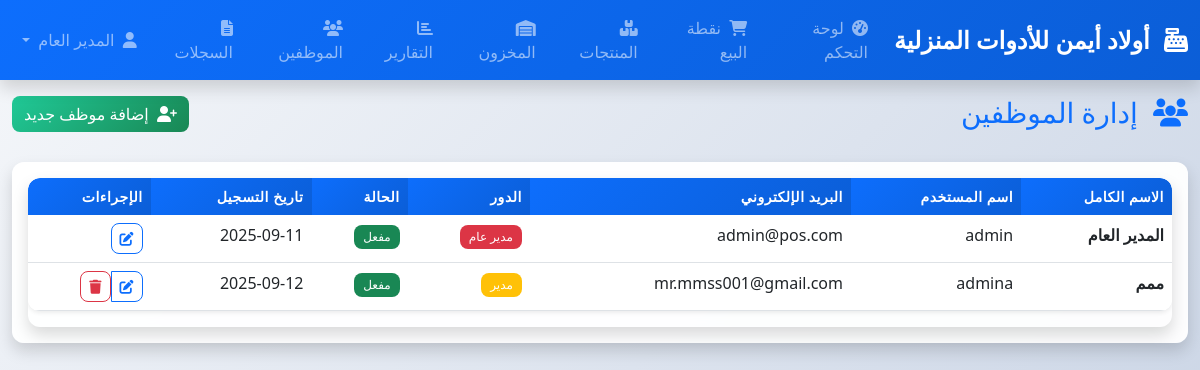
Page /employees (signed in) on the committed database.
### models.py (models this page shows)
class Employee(UserMixin, db.Model):
    id = db.Column(db.Integer, primary_key=True)
    username = db.Column(db.String(64), unique=True, nullable=False)
    email = db.Column(db.String(120), unique=True, nullable=False)
    full_name = db.Column(db.String(100), nullable=False)
    password_hash = db.Column(db.String(256), nullable=False)
    role = db.Column(db.String(20), nullable=False, default='cashier')
    is_active = db.Column(db.Boolean, default=True)
    created_at = db.Column(db.DateTime, default=datetime.utcnow)
    sales = db.relationship('Sale', backref='employee', lazy=True)
    inventory_movements = db.relationship('InventoryMovement', backref='employee', lazy=True)
    def has_permission(self, permission):
        permissions = {
            'admin': ['manage_employees', 'manage_inventory', 'view_reports', 'make_sales', 'manage_products'],
            'manager': ['manage_inventory', 'view_reports', 'edit_products', 'make_sales', 'manage_products'],
            'cashier': ['make_sales']
        }
        return permission in permissions.get(self.role, [])

### routes.py (the view, shortened to what this page needs)
@app.route('/employees', methods=['GET', 'POST'])
@login_required
def employees():
    if not current_user.has_permission('manage_employees'):
        flash('ليس لديك صلاحية لإدارة الموظفين', 'error')
        return redirect(url_for('dashboard'))
    employees = Employee.query.all()
    return render_template('employees.html', employees=employees)

### app.py (called while the page is built)
@login_manager.user_loader
def load_user(user_id):
    from models import Employee
    return Employee.query.get(int(user_id))

### templates/employees.html (shortened to what this page needs)
{% extends "base.html" %}
{% block content %}
<div class="row mb-4">
    <div class="col">
        <h1 class="h3 text-primary">
            <i class="fas fa-users me-2"></i>
            إدارة الموظفين
        </h1>
    </div>
    <div class="col-auto">
        <button class="btn btn-success" data-bs-toggle="modal" data-bs-target="#addEmployeeModal">
            <i class="fas fa-user-plus me-1"></i>
            إضافة موظف جديد
        </button>
    </div>
</div>
<div class="card">
    <div class="card-body">
        {% if employees %}
        <div class="table-responsive">
            <table class="table table-hover">
                <thead class="table-dark">
                    <tr>
                        <th>الاسم الكامل</th>
                        <th>اسم المستخدم</th>
                        <th>البريد الإلكتروني</th>
                        <th>الدور</th>
                        <th>الحالة</th>
                        <th>تاريخ التسجيل</th>
                        <th>الإجراءات</th>
                    </tr>
                </thead>
                <tbody>
                    {% for employee in employees %}
                    <tr>
                        <td><strong>{{ employee.full_name }}</strong></td>
                        <td>{{ employee.username }}</td>
                        <td>{{ employee.email }}</td>
                        <td>
                            {% if employee.role == 'admin' %}
                                <span class="badge bg-danger">مدير عام</span>
                            {% elif employee.role == 'manager' %}
                                <span class="badge bg-warning">مدير</span>
                            {% else %}
                                <span class="badge bg-primary">كاشير</span>
                            {% endif %}
                        </td>
                        <td>
                            {% if employee.is_active %}
                                <span class="badge bg-success">مفعل</span>
                            {% else %}
                                <span class="badge bg-secondary">غير مفعل</span>
                            {% endif %}
                        </td>
                        <td>{{ employee.created_at.strftime('%Y-%m-%d') }}</td>
                        <td>
                            <div class="btn-group" role="group">
                                {% if current_user.has_permission('manage_employees') %}
                                <button type="button" class="btn btn-sm btn-outline-primary"
                                        data-bs-toggle="modal" data-bs-target="#editEmployeeModal{{ employee.id }}">
                                    <i class="fas fa-edit"></i>
                                </button>
                                {% endif %}
                                {% if employee.id != current_user.id and current_user.has_permission('manage_employees') %}
<form method="POST" action="{{ url_for('delete_employee', employee_id=employee.id) }}" style="display:inline;" onsubmit="return confirm('هل أنت متأكد من حذف الموظف؟');">
    <button type="submit" class="btn btn-sm btn-outline-danger">
        <i class="fas fa-trash"></i>
    </button>
</form>
{% endif %}
                            </div>
                        </td>
                    </tr>
                    {% endfor %}
                </tbody>
            </table>
        </div>
        {% else %}
        <div class="text-center py-5">
            <i class="fas fa-users fa-3x text-muted mb-3"></i>
            <h5>لا يوجد موظفين</h5>
            <p class="text-muted">لم يتم إضافة أي موظفين حتى الآن</p>
        </div>
        {% endif %}
    </div>
</div>
{% endblock %}

### templates/base.html (shortened to what this page needs)
<!DOCTYPE html>
<html lang="ar" dir="rtl">
<head>
    <link href="https://cdn.jsdelivr.net/npm/bootstrap@5.3.0/dist/css/bootstrap.rtl.min.css" rel="stylesheet">
    <link href="https://cdnjs.cloudflare.com/ajax/libs/font-awesome/6.4.0/css/all.min.css" rel="stylesheet">
    <link href="{{ url_for('static', filename='css/style.css') }}" rel="stylesheet">
</head>
<body>
    {% if current_user.is_authenticated %}
    <nav class="navbar navbar-expand-lg navbar-dark bg-primary sticky-top">
        <div class="container-fluid">
            <a class="navbar-brand" href="{{ url_for('dashboard') }}">
                <i class="fas fa-cash-register me-2"></i>
                  أولاد أيمن للأدوات المنزلية
            </a>
            <div class="collapse navbar-collapse" id="navbarNav">
                <ul class="navbar-nav me-auto">
                    <li class="nav-item">
                        <a class="nav-link" href="{{ url_for('dashboard') }}">
                            <i class="fas fa-tachometer-alt me-1"></i> لوحة التحكم
                        </a>
                    </li>
                    {% if current_user.has_permission('make_sales') %}
                    <li class="nav-item">
                        <a class="nav-link" href="{{ url_for('pos') }}">
                            <i class="fas fa-shopping-cart me-1"></i> نقطة البيع
                        </a>
                    </li>
                    {% endif %}
                    {% if current_user.has_permission('manage_products') %}
                    <li class="nav-item">
                        <a class="nav-link" href="{{ url_for('products') }}">
                            <i class="fas fa-boxes me-1"></i> المنتجات
                        </a>
                    </li>
                    {% endif %}
                    {% if current_user.has_permission('manage_inventory') %}
                    <li class="nav-item">
                        <a class="nav-link" href="{{ url_for('inventory') }}">
                            <i class="fas fa-warehouse me-1"></i> المخزون
                        </a>
                    </li>
                    {% endif %}
                    {% if current_user.has_permission('view_reports') %}
                    <li class="nav-item">
                        <a class="nav-link" href="{{ url_for('sales_report') }}">
                            <i class="fas fa-chart-bar me-1"></i> التقارير
                        </a>
                    </li>
                    {% endif %}
                    {% if current_user.has_permission('manage_employees') %}
                    <li class="nav-item">
                        <a class="nav-link" href="{{ url_for('employees') }}">
                            <i class="fas fa-users me-1"></i> الموظفين
                        </a>
                    </li>
                    <li class="nav-item">
                        <a class="nav-link" href="{{ url_for('logs') }}">
                            <i class="fas fa-file-alt me-1"></i> السجلات
                        </a>
                    </li>
                    {% endif %}
                </ul>
                <ul class="navbar-nav">
                    <li class="nav-item dropdown">
                        <a class="nav-link dropdown-toggle" href="#" role="button" data-bs-toggle="dropdown">
                            <i class="fas fa-user me-1"></i> {{ current_user.full_name }}
                        </a>
                    </li>
                </ul>
            </div>
        </div>
    </nav>
    {% endif %}
    <main class="container-fluid my-3">
        {% block content %}{% endblock %}
    </main>
</body>
</html>

### static/css/style.css (style rules this page uses)
:root { --primary-color: #0d6efd; --primary-dark: #0b5ed7; --primary-light: #6ea8fe; --secondary-color: #6c757d; --success-color: #198754; --warning-color: #ffc107; --danger-color: #dc3545; --info-color: #0dcaf0; --light-color: #f8f9fa; --dark-color: #212529; --gradient-primary: linear-gradient(135deg, var(--primary-color) 0%, var(--primary-dark) 100%); --gradient-success: linear-gradient(135deg, #20c997 0%, var(--success-color) 100%); --gradient-warning: linear-gradient(135deg, #fd7e14 0%, var(--warning-color) 100%); --gradient-info: linear-gradient(135deg, #17a2b8 0%, var(--info-color) 100%); --gradient-light: linear-gradient(135deg, #f8f9fa 0%, #e9ecef 100%); --shadow-sm: 0 .125rem .25rem rgba(0, 0, 0, .075); --shadow: 0 .5rem 1rem rgba(0, 0, 0, .15); --shadow-lg: 0 1rem 3rem rgba(0, 0, 0, .175); --border-radius: 0.75rem; --border-radius-sm: 0.5rem; --border-radius-lg: 1rem; }
body { font-family: 'Segoe UI', Tahoma, Geneva, Verdana, sans-serif; background: linear-gradient(135deg, #f5f7fa 0%, #c3cfe2 100%); min-height: 100vh; direction: rtl; text-align: right; }
.card { border: none; border-radius: var(--border-radius); box-shadow: var(--shadow); transition: all 0.3s ease; background: rgba(255, 255, 255, 0.95); backdrop-filter: blur(10px); }
.navbar { box-shadow: var(--shadow); background: var(--gradient-primary) !important; backdrop-filter: blur(10px); }
.navbar-brand { font-weight: 700; font-size: 1.5rem; }
.nav-link { font-weight: 500; transition: all 0.3s ease; border-radius: var(--border-radius-sm); margin: 0 2px; }
.btn { border-radius: var(--border-radius-sm); font-weight: 500; transition: all 0.3s ease; position: relative; overflow: hidden; }
.btn::before { content: ''; position: absolute; top: 0; left: -100%; width: 100%; height: 100%; background: linear-gradient(90deg, transparent, rgba(255, 255, 255, 0.2), transparent); transition: left 0.5s; z-index: 1; }
.btn-success { background: var(--gradient-success); border: none; }
.btn-sm { border-radius: var(--border-radius-sm); font-size: 0.875rem; }
.table { border-radius: var(--border-radius); overflow: hidden; box-shadow: var(--shadow-sm); background: rgba(255, 255, 255, 0.95); }
.table thead th { border-bottom: none; font-weight: 600; text-transform: uppercase; letter-spacing: 0.5px; font-size: 0.875rem; }
.table-dark th { background: var(--gradient-primary) !important; }
.table tbody tr { transition: all 0.3s ease; }
.table-responsive { border-radius: var(--border-radius); box-shadow: var(--shadow); }
.badge { border-radius: var(--border-radius-sm); font-weight: 500; padding: 0.5em 0.75em; font-size: 0.75em; }
.table-responsive { max-height: 500px; overflow-y: auto; }

### rows in the picture
Employee: full_name "المدير العام", username "admin", email "admin@pos.com", role "مدير عام", is_active "مفعل", created_at "2025-09-11"
Employee: full_name "ممم", username "admina", email "mr.mmss001@gmail.com", role "مدير", is_active "مفعل", created_at "2025-09-12"
